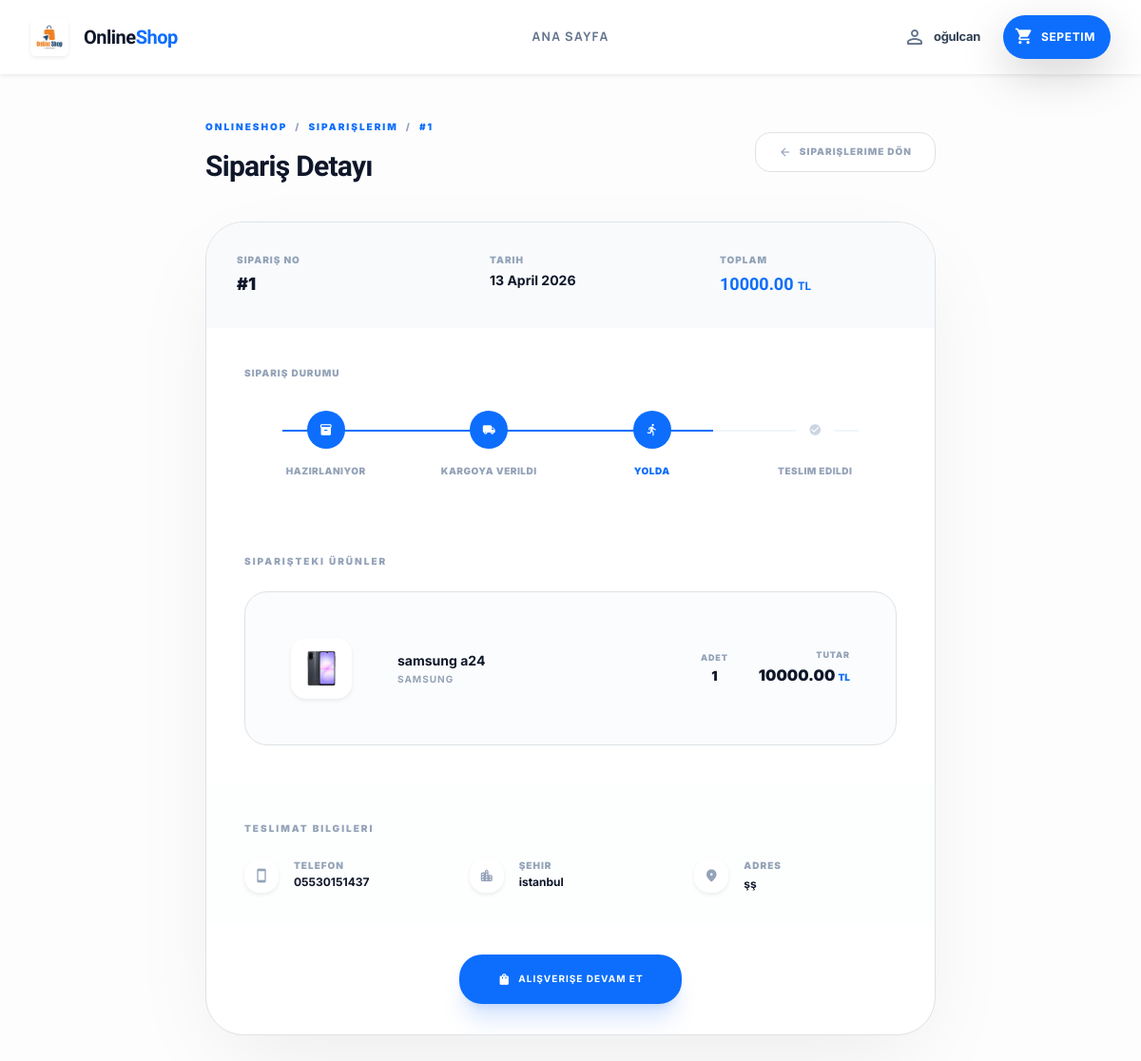
Page /siparislerim/1/ (signed in) on the committed database.
### myapp/models.py (models this page shows, shortened)
class Order(models.Model):
    STATUS_CHOICES = [
        ('hazirlaniyor', 'Hazırlanıyor'),
        ('kargoya_verildi', 'Kargoya Verildi'),
        ('yolda', 'Yolda'),
        ('teslim_edildi', 'Teslim Edildi'),
    ]
    user = models.ForeignKey(User, on_delete=models.CASCADE, verbose_name="Müşteri")
    created_at = models.DateTimeField(auto_now_add=True, verbose_name="Sipariş Tarihi")
    total_price = models.DecimalField(max_digits=10, decimal_places=2, default=0.00, null=True, blank=True, verbose_name="Toplam Tutar")
    is_completed = models.BooleanField(default=False, verbose_name="Ödeme Tamamlandı mı?")
    status = models.CharField(max_length=20, choices=STATUS_CHOICES, default='hazirlaniyor', verbose_name="Sipariş Durumu")
    phone = models.CharField(max_length=15, verbose_name="Siparişteki Telefon", null=True, blank=True)
    city = models.CharField(max_length=50, verbose_name="Siparişteki Şehir", null=True, blank=True)
    address = models.TextField(verbose_name="Siparişteki Açık Adres", null=True, blank=True)

class OrderItem(models.Model):
    order = models.ForeignKey(Order, on_delete=models.CASCADE, related_name='items')
    product = models.ForeignKey(Product, on_delete=models.SET_NULL, null=True, verbose_name="Ürün")
    product_name = models.CharField(max_length=200, null=True, blank=True, verbose_name="Satın Alınan Ürün Adı")
    quantity = models.PositiveIntegerField(default=1, verbose_name="Adet")
    price = models.DecimalField(max_digits=10, decimal_places=2, verbose_name="Sipariş Anındaki Fiyat")

class Product(models.Model):
    category = models.ForeignKey(Category, on_delete=models.CASCADE, related_name='products', verbose_name="Kategori", null=True)
    brand = models.CharField(max_length=100, verbose_name="Marka")
    name = models.CharField(max_length=200, verbose_name="Ürün Adı")
    slug = models.SlugField(unique=True, blank=True, null=True)
    description = models.TextField(verbose_name="Ürün Açıklaması")
    price = models.DecimalField(max_digits=10, decimal_places=2, verbose_name="Fiyat")
    stock = models.PositiveIntegerField(default=10, verbose_name="Stok Adedi")
    image = models.ImageField(upload_to='products/', verbose_name="Ürün Resmi")

### myapp/views.py (the view)
# urls.py: path('siparislerim/<int:order_id>/', views.order_detail, name='order_detail'),
@login_required
def order_detail(request, order_id):
    order = get_object_or_404(Order, id=order_id, user=request.user)
    return render(request, 'order_detail.html', {'order': order})

### myapp/html/order_detail.html (shortened to what this page needs)
{% extends 'base.html' %}
{% load static %}
{% block content %}
<main class="min-h-screen bg-[#fdfdfd] pt-12 pb-20 px-4">
    <div class="max-w-3xl mx-auto">
        <div class="flex flex-col md:flex-row items-center justify-between mb-10 gap-6">
            <div>
                <nav class="flex mb-3 text-[10px] font-black uppercase tracking-[0.2em] text-slate-400" aria-label="Breadcrumb">
                    <a href="{% url 'index' %}" class="hover:text-primary transition-colors text-decoration-none mr-2">OnlineShop</a>
                    <span class="mr-2">/</span>
                    <a href="{% url 'orders' %}" class="hover:text-primary transition-colors text-decoration-none mr-2">Siparişlerim</a>
                    <span class="mr-2">/</span>
                    <span class="text-primary">#{{ order.id }}</span>
                </nav>
                <h1 class="text-3xl font-display font-black tracking-tight text-slate-900 m-0">Sipariş Detayı</h1>
            </div>
            <a href="{% url 'orders' %}" class="flex items-center gap-2 px-6 py-2.5 bg-white border border-slate-100 rounded-xl text-[10px] font-black uppercase tracking-widest text-slate-400 hover:text-primary hover:border-primary transition-all text-decoration-none group">
                <span class="material-icons-round text-sm group-hover:-translate-x-1 transition-transform">arrow_back</span>
                Siparişlerime Dön
            </a>
        </div>
        <div class="bg-white rounded-[2.5rem] shadow-[0_32px_100px_-20px_rgba(0,0,0,0.08)] border border-slate-100/60 overflow-hidden">
            <div class="p-8 bg-slate-50 border-b border-slate-100 grid grid-cols-3 gap-6">
                <div>
                    <p class="text-[10px] font-black text-slate-400 uppercase tracking-widest mb-1">Sipariş No</p>
                    <p class="text-lg font-black text-slate-900 m-0">#{{ order.id }}</p>
                </div>
                <div class="border-l border-slate-200 pl-6">
                    <p class="text-[10px] font-black text-slate-400 uppercase tracking-widest mb-1">Tarih</p>
                    <p class="text-sm font-bold text-slate-900 m-0">{{ order.created_at|date:"d F Y" }}</p>
                </div>
                <div class="border-l border-slate-200 pl-6">
                    <p class="text-[10px] font-black text-slate-400 uppercase tracking-widest mb-1">Toplam</p>
                    <p class="text-lg font-display font-black text-primary m-0">{{ order.total_price }} <span class="text-xs">TL</span></p>
                </div>
            </div>
            <div class="p-8 md:p-10 border-b border-slate-100">
                <p class="text-[10px] font-black text-slate-400 uppercase tracking-widest mb-8">Sipariş Durumu</p>
                {% with status=order.status %}
                <div class="relative flex items-start justify-between">
                    <div class="flex flex-col items-center gap-3 z-10 w-1/4">
                        <div class="w-10 h-10 rounded-full flex items-center justify-center border-2 transition-all
                            {% if status == 'hazirlaniyor' or status == 'kargoya_verildi' or status == 'yolda' or status == 'teslim_edildi' %}bg-primary border-primary{% else %}bg-white border-slate-200{% endif %}">
                            <span class="material-icons-round text-sm {% if status == 'hazirlaniyor' or status == 'kargoya_verildi' or status == 'yolda' or status == 'teslim_edildi' %}text-white{% else %}text-slate-300{% endif %}">inventory_2</span>
                        </div>
                        <div class="text-center">
                            <p class="text-[10px] font-black uppercase tracking-wider m-0 {% if status == 'hazirlaniyor' %}text-primary{% else %}text-slate-400{% endif %}">Hazırlanıyor</p>
                        </div>
                    </div>
                    <div class="flex flex-col items-center gap-3 z-10 w-1/4">
                        <div class="w-10 h-10 rounded-full flex items-center justify-center border-2 transition-all
                            {% if status == 'kargoya_verildi' or status == 'yolda' or status == 'teslim_edildi' %}bg-primary border-primary{% else %}bg-white border-slate-200{% endif %}">
                            <span class="material-icons-round text-sm {% if status == 'kargoya_verildi' or status == 'yolda' or status == 'teslim_edildi' %}text-white{% else %}text-slate-300{% endif %}">local_shipping</span>
                        </div>
                        <div class="text-center">
                            <p class="text-[10px] font-black uppercase tracking-wider m-0 {% if status == 'kargoya_verildi' %}text-primary{% else %}text-slate-400{% endif %}">Kargoya Verildi</p>
                        </div>
                    </div>
                    <div class="flex flex-col items-center gap-3 z-10 w-1/4">
                        <div class="w-10 h-10 rounded-full flex items-center justify-center border-2 transition-all
                            {% if status == 'yolda' or status == 'teslim_edildi' %}bg-primary border-primary{% else %}bg-white border-slate-200{% endif %}">
                            <span class="material-icons-round text-sm {% if status == 'yolda' or status == 'teslim_edildi' %}text-white{% else %}text-slate-300{% endif %}">directions_run</span>
                        </div>
                        <div class="text-center">
                            <p class="text-[10px] font-black uppercase tracking-wider m-0 {% if status == 'yolda' %}text-primary{% else %}text-slate-400{% endif %}">Yolda</p>
                        </div>
                    </div>
                    <div class="flex flex-col items-center gap-3 z-10 w-1/4">
                        <div class="w-10 h-10 rounded-full flex items-center justify-center border-2 transition-all
                            {% if status == 'teslim_edildi' %}bg-green-500 border-green-500{% else %}bg-white border-slate-200{% endif %}">
                            <span class="material-icons-round text-sm {% if status == 'teslim_edildi' %}text-white{% else %}text-slate-300{% endif %}">check_circle</span>
                        </div>
                        <div class="text-center">
                            <p class="text-[10px] font-black uppercase tracking-wider m-0 {% if status == 'teslim_edildi' %}text-green-500{% else %}text-slate-400{% endif %}">Teslim Edildi</p>
                        </div>
                    </div>
                </div>
                {% endwith %}
            </div>
            <div class="p-8 md:p-10">
                <p class="text-[10px] font-black uppercase tracking-[0.2em] text-slate-400 mb-6">Siparişteki Ürünler</p>
                <div class="space-y-4">
                    {% for item in order.items.all %}
                    <div class="flex items-center gap-5 p-5 bg-slate-50/50 rounded-2xl border border-slate-100 group hover:border-primary/20 hover:bg-white hover:shadow-lg transition-all duration-300">
                        <div class="w-16 h-16 bg-white rounded-xl p-2 shrink-0 flex items-center justify-center shadow-sm">
                            {% if item.product and item.product.image %}
                                <img src="{{ item.product.image.url }}" class="w-full h-full object-contain">
                            {% else %}
                                <span class="material-icons-round text-slate-200">image_not_supported</span>
                            {% endif %}
                        </div>
                        <div class="flex-grow">
                            <h4 class="text-sm font-bold text-slate-900 mb-0.5">{{ item.product_name|default:item.product.name }}</h4>
                            <p class="text-[10px] font-bold text-slate-400 uppercase tracking-widest m-0">{{ item.product.brand|default:"OnlineShop" }}</p>
                        </div>
                        <div class="flex items-center gap-8 shrink-0">
                            <div class="text-center">
                                <p class="text-[9px] font-black text-slate-400 uppercase tracking-widest mb-0.5">Adet</p>
                                <p class="text-sm font-black text-slate-900 m-0">{{ item.quantity }}</p>
                            </div>
                            <div class="text-right">
                                <p class="text-[9px] font-black text-slate-400 uppercase tracking-widest mb-0.5">Tutar</p>
                                <p class="text-base font-black text-slate-900 m-0">{{ item.price|floatformat:2 }} <span class="text-[10px] text-primary">TL</span></p>
                            </div>
                        </div>
                    </div>
                    {% endfor %}
                </div>
            </div>
            <div class="px-8 md:px-10 pb-8 pt-2 bg-slate-50/30 border-t border-slate-100">
                <p class="text-[10px] font-black uppercase tracking-[0.2em] text-slate-400 mb-6 pt-8">Teslimat Bilgileri</p>
                <div class="grid grid-cols-1 md:grid-cols-3 gap-6">
                    <div class="flex gap-3">
                        <div class="w-9 h-9 bg-white rounded-xl shadow-sm flex items-center justify-center text-slate-400 shrink-0">
                            <span class="material-icons-round text-base">smartphone</span>
                        </div>
                        <div>
                            <p class="text-[10px] font-black text-slate-400 uppercase tracking-widest mb-0.5">Telefon</p>
                            <p class="text-xs font-bold text-slate-900 m-0">{{ order.phone|default:"-" }}</p>
                        </div>
                    </div>
                    <div class="flex gap-3">
                        <div class="w-9 h-9 bg-white rounded-xl shadow-sm flex items-center justify-center text-slate-400 shrink-0">
                            <span class="material-icons-round text-base">location_city</span>
                        </div>
                        <div>
                            <p class="text-[10px] font-black text-slate-400 uppercase tracking-widest mb-0.5">Şehir</p>
                            <p class="text-xs font-bold text-slate-900 m-0">{{ order.city|default:"-" }}</p>
                        </div>
                    </div>
                    <div class="flex gap-3">
                        <div class="w-9 h-9 bg-white rounded-xl shadow-sm flex items-center justify-center text-slate-400 shrink-0">
                            <span class="material-icons-round text-base">place</span>
                        </div>
                        <div>
                            <p class="text-[10px] font-black text-slate-400 uppercase tracking-widest mb-0.5">Adres</p>
                            <p class="text-xs font-bold text-slate-900 m-0 leading-relaxed">{{ order.address|default:"-" }}</p>
                        </div>
                    </div>
                </div>
            </div>
            <div class="p-8 text-center border-t border-slate-50">
                <a href="{% url 'index' %}" class="inline-flex items-center gap-2 px-10 py-3 bg-primary hover:bg-blue-600 text-white font-bold rounded-2xl transition-all shadow-xl shadow-primary/20 text-[10px] uppercase tracking-widest text-decoration-none">
                    <span class="material-icons-round text-sm">shopping_bag</span> Alışverişe Devam Et
                </a>
            </div>
        </div>
    </div>
</main>
{% endblock %}

### myapp/templates/_header.html (shortened to what this page needs)
{% load static %}
<nav class="fixed top-0 w-full z-1030 bg-white/80 backdrop-blur-xl border-b border-slate-200/60 shadow-sm transition-all duration-300" style="position: sticky; z-index: 1030;">
<div class="flex justify-between items-center px-8 py-3 max-w-screen-2xl mx-auto relative">
    <a href="{% url 'index' %}" class="flex-shrink-0 flex items-center gap-3 cursor-pointer active:scale-95 duration-200 ease-out text-decoration-none">
        <img src="{% static 'images/logo.avif' %}" class="h-10 w-auto rounded-md shadow-sm" alt="OnlineShop Logo" />
        <span class="text-xl font-extrabold tracking-tight text-slate-900 font-display m-0">Online<span class="text-primary">Shop</span></span>
    </a>
    <div class="hidden md:flex items-center gap-10 absolute left-1/2 -translate-x-1/2">
        <a class="text-[13px] font-bold tracking-widest uppercase font-manrope text-decoration-none transition-all hover:text-primary {% if request.path == '/' %}text-primary border-b-2 border-primary pb-1{% else %}text-slate-500 hover:opacity-80{% endif %}" href="{% url 'index' %}">Ana Sayfa</a>
    </div>
    <div class="flex items-center gap-1">
        <div class="relative group hidden md:block">
            <button data-account-toggle class="flex items-center gap-2 h-10 px-3 text-slate-500 hover:text-primary hover:bg-slate-50 rounded-full active:scale-95 duration-300 ease-out transition-all border-0 bg-transparent hover:scale-105 cursor-pointer">
                <span class="material-icons-round text-2xl pointer-events-none">person_outline</span>
                {% if user.is_authenticated %}
                    <span class="text-[13px] font-bold text-slate-700 tracking-tight group-hover:text-primary transition-colors hidden lg:inline max-w-[120px] truncate">
                        {{ user.first_name|default:user.username|truncatechars:14 }}
                    </span>
                {% endif %}
            </button>
        </div>
        <a href="{% url 'cart' %}" class="flex items-center gap-2 pl-3 pr-4 py-2 bg-primary text-white rounded-full hover:bg-blue-600 hover:scale-105 active:scale-95 duration-300 ease-out transition-all text-decoration-none shadow-lg hover:shadow-primary/40 shadow-primary/20 relative ml-1">
            <div class="relative">
                <span class="material-icons-round text-xl">shopping_cart</span>
            </div>
            <span class="text-xs font-bold uppercase tracking-wider hidden sm:inline">Sepetim</span>
        </a>
    </div>
</div>
</nav>

### rows in the picture
Order: id "1", created_at "13 April 2026", total_price "10000.00", phone "05530151437", city "istanbul", address "şş"
OrderItem: product.image (picture), product_name "samsung a24", product.brand "SAMSUNG", quantity "1", price "10000.00"

### other values in the picture
{{ user.first_name|default:user.username|truncatechars:14 }} "oğulcan"
